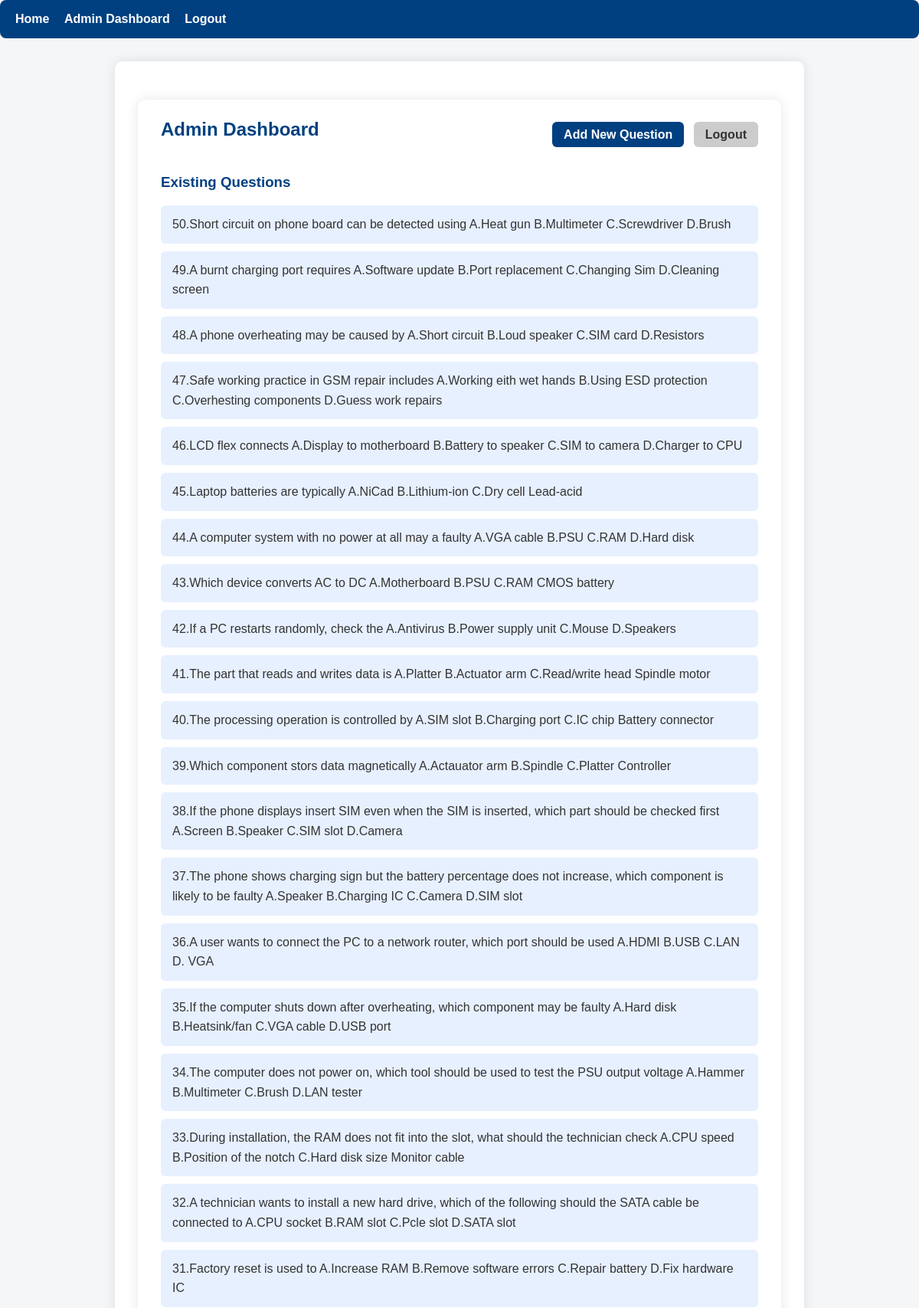
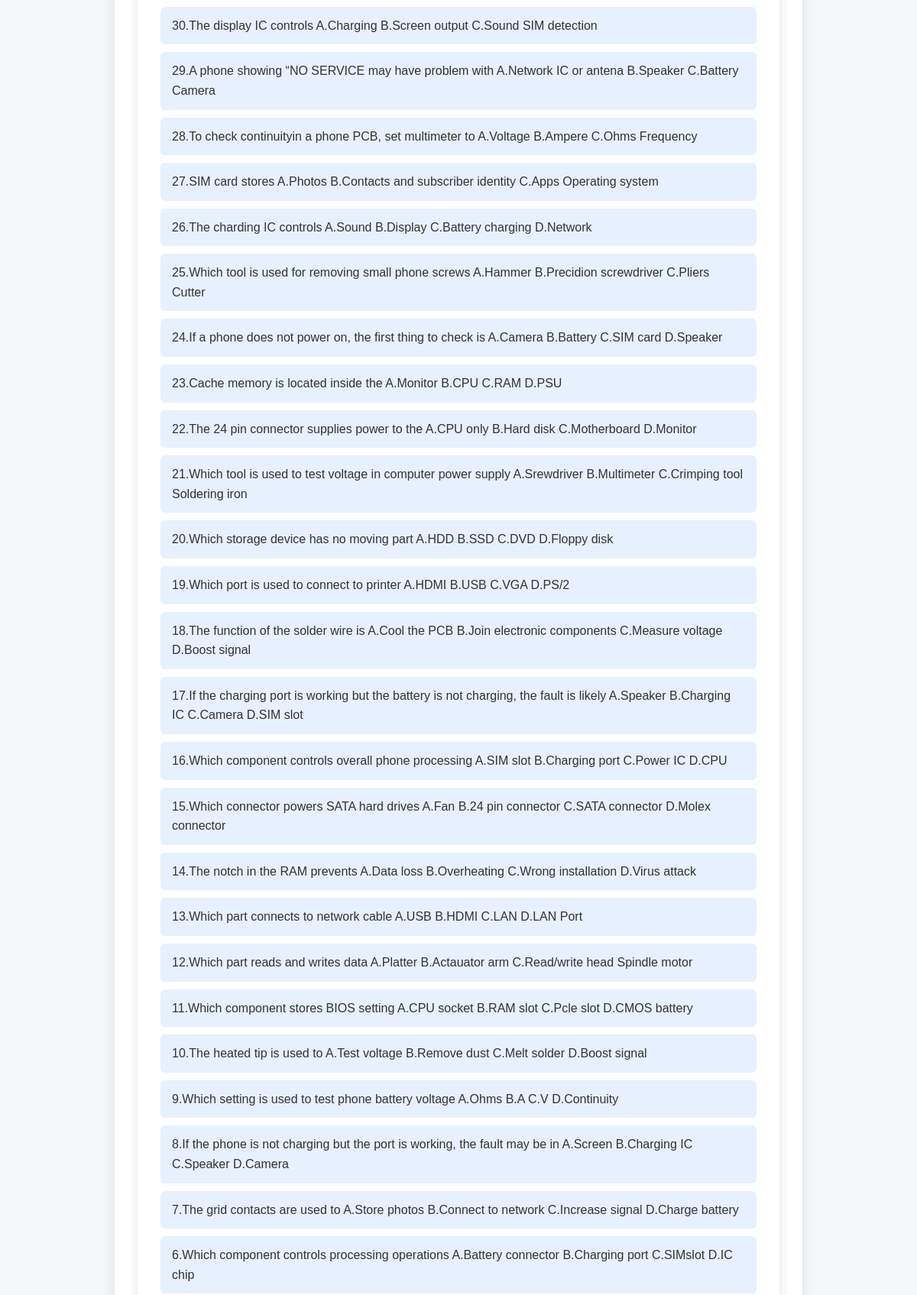
Screenshot of /admin/dashboard (signed in, upper part) with the database file from the repository (2 pictures, top to bottom).
### app.py (models this page shows)
class Question(db.Model):
    __tablename__ = "questions"
    id = db.Column(db.Integer, primary_key=True)
    question_text = db.Column(db.Text, nullable=False)
    model_answer = db.Column(db.Text, nullable=False)
    created_at = db.Column(db.DateTime, default=datetime.utcnow)

### app.py (the view)
@app.route("/admin/dashboard")
@login_required_admin
def admin_dashboard():
    questions = Question.query.order_by(Question.created_at.desc()).limit(100).all()
    return render_template("admin_dashboard.html", questions=questions)

### app.py (called while the page is built)
def login_required_admin(f):
    @wraps(f)
    def decorated(*args, **kwargs):
        if "admin_id" not in session:
            flash("Please log in as admin to continue.", "warning")
            return redirect(url_for("admin_login"))
        return f(*args, **kwargs)
    return decorated

### templates/admin_dashboard.html (shortened to what this page needs)
{% extends "base.html" %}
{% block content %}
<div class="container admin-dashboard">
    <div class="dashboard-header" style="display:flex; justify-content:space-between; align-items:center; margin-bottom:20px;">
        <h2>Admin Dashboard</h2>
        <div>
            <a href="{{ url_for('admin_add_question') }}" class="btn-primary">Add New Question</a>
            <a href="{{ url_for('admin_logout') }}" class="btn-secondary">Logout</a>
        </div>
    </div>
    <h3>Existing Questions</h3>
    <ul class="question-list">
        {% for q in questions %}
        <li>
            <span>{{ q.question_text }}</span>
        </li>
        {% endfor %}
    </ul>
</div>
{% endblock %}

### static/css/style.css (style rules this page uses)
* { box-sizing: border-box; margin: 0; padding: 0; font-family: Arial, sans-serif; }
body { background-color: #f4f6f8; color: #333; line-height: 1.6; }
.container { max-width: 900px; margin: 30px auto; background-color: #fff; padding: 20px 30px; border-radius: 10px; box-shadow: 0 0 15px rgba(0,0,0,0.1); }
h1, h2, h3 { margin-bottom: 15px; color: #004080; }
ul { list-style-type: none; margin: 10px 0; padding-left: 0; }
ul li { background-color: #e7f0ff; padding: 10px; margin-bottom: 8px; border-radius: 6px; }
.admin-dashboard .btn-primary, .admin-dashboard .btn-secondary { text-decoration: none; padding: 8px 15px; margin-left: 8px; border-radius: 6px; font-weight: bold; transition: background 0.3s, color 0.3s; }
.admin-dashboard .btn-primary { background-color: #004080; color: #fff; }
.admin-dashboard .btn-secondary { background-color: #ccc; color: #333; }
.question-list { list-style-type: none; padding-left: 0; }
.question-list li { background-color: #e7f0ff; padding: 12px 15px; margin-bottom: 10px; border-radius: 6px; display: flex; justify-content: space-between; align-items: center; transition: background 0.3s; }

### rows the page displays
Question: question_text "50.Short circuit on phone board can be detected using A.Heat gun B.Multimeter C.Screwdriver D.Brush"
Question: question_text "49.A burnt charging port requires A.Software update B.Port replacement C.Changing Sim D.Cleaning screen"
Question: question_text "48.A phone overheating may be caused by A.Short circuit B.Loud speaker C.SIM card D.Resistors"
Question: question_text "47.Safe working practice in GSM repair includes A.Working eith wet hands B.Using ESD protection C.Overhesting components D.Guess work repairs"
Question: question_text "46.LCD flex connects A.Display to motherboard B.Battery to speaker C.SIM to camera D.Charger to CPU"
Question: question_text "45.Laptop batteries are typically A.NiCad B.Lithium-ion C.Dry cell Lead-acid"
Question: question_text "44.A computer system with no power at all may a faulty A.VGA cable B.PSU C.RAM D.Hard disk"
Question: question_text "43.Which device converts AC to DC A.Motherboard B.PSU C.RAM CMOS battery"
Question: question_text "42.If a PC restarts randomly, check the A.Antivirus B.Power supply unit C.Mouse D.Speakers"
Question: question_text "41.The part that reads and writes data is A.Platter B.Actuator arm C.Read/write head Spindle motor"
Question: question_text "40.The processing operation is controlled by A.SIM slot B.Charging port C.IC chip Battery connector"
Question: question_text "39.Which component stors data magnetically A.Actauator arm B.Spindle C.Platter Controller"
Question: question_text "38.If the phone displays insert SIM even when the SIM is inserted, which part should be checked first A.Screen B.Speaker C.SIM slot D.Camera"
Question: question_text "37.The phone shows charging sign but the battery percentage does not increase, which component is likely to be faulty A.Speaker B.Charging IC C.Camera D.SIM slot"
Question: question_text "36.A user wants to connect the PC to a network router, which port should be used A.HDMI B.USB C.LAN D. VGA"
Question: question_text "35.If the computer shuts down after overheating, which component may be faulty A.Hard disk B.Heatsink/fan C.VGA cable D.USB port"
Question: question_text "34.The computer does not power on, which tool should be used to test the PSU output voltage A.Hammer B.Multimeter C.Brush D.LAN tester"
Question: question_text "33.During installation, the RAM does not fit into the slot, what should the technician check A.CPU speed B.Position of the notch C.Hard disk size Monitor cable"
Question: question_text "32.A technician wants to install a new hard drive, which of the following should the SATA cable be connected to A.CPU socket B.RAM slot C.Pcle slot D.SATA slot"
Question: question_text "31.Factory reset is used to A.Increase RAM B.Remove software errors C.Repair battery D.Fix hardware IC"
Question: question_text "30.The display IC controls A.Charging B.Screen output C.Sound SIM detection"
Question: question_text "29.A phone showing “NO SERVICE may have problem with A.Network IC or antena B.Speaker C.Battery Camera"
Question: question_text "28.To check continuityin a phone PCB, set multimeter to A.Voltage B.Ampere C.Ohms Frequency"
Question: question_text "27.SIM card stores A.Photos B.Contacts and subscriber identity C.Apps Operating system"
Question: question_text "26.The charding IC controls A.Sound B.Display C.Battery charging D.Network"
Question: question_text "25.Which tool is used for removing small phone screws A.Hammer B.Precidion screwdriver C.Pliers Cutter"
Question: question_text "24.If a phone does not power on, the first thing to check is A.Camera B.Battery C.SIM card D.Speaker"
Question: question_text "23.Cache memory is located inside the A.Monitor B.CPU C.RAM D.PSU"
Question: question_text "22.The 24 pin connector supplies power to the A.CPU only B.Hard disk C.Motherboard D.Monitor"
Question: question_text "21.Which tool is used to test voltage in computer power supply A.Srewdriver B.Multimeter C.Crimping tool Soldering iron"
Question: question_text "20.Which storage device has no moving part A.HDD B.SSD C.DVD D.Floppy disk"
Question: question_text "19.Which port is used to connect to printer A.HDMI B.USB C.VGA D.PS/2"
Question: question_text "18.The function of the solder wire is A.Cool the PCB B.Join electronic components C.Measure voltage D.Boost signal"
Question: question_text "17.If the charging port is working but the battery is not charging, the fault is likely A.Speaker B.Charging IC C.Camera D.SIM slot"
Question: question_text "16.Which component controls overall phone processing A.SIM slot B.Charging port C.Power IC D.CPU"
Question: question_text "15.Which connector powers SATA hard drives A.Fan B.24 pin connector C.SATA connector D.Molex connector"
Question: question_text "14.The notch in the RAM prevents A.Data loss B.Overheating C.Wrong installation D.Virus attack"
Question: question_text "13.Which part connects to network cable A.USB B.HDMI C.LAN D.LAN Port"
Question: question_text "12.Which part reads and writes data A.Platter B.Actauator arm C.Read/write head Spindle motor"
Question: question_text "11.Which component stores BIOS setting A.CPU socket B.RAM slot C.Pcle slot D.CMOS battery"
Question: question_text "10.The heated tip is used to A.Test voltage B.Remove dust C.Melt solder D.Boost signal"
Question: question_text "9.Which setting is used to test phone battery voltage A.Ohms B.A C.V D.Continuity"
Question: question_text "8.If the phone is not charging but the port is working, the fault may be in A.Screen B.Charging IC C.Speaker D.Camera"
Question: question_text "7.The grid contacts are used to A.Store photos B.Connect to network C.Increase signal D.Charge battery"
Question: question_text "6.Which component controls processing operations A.Battery connector B.Charging port C.SIMslot D.IC chip"
